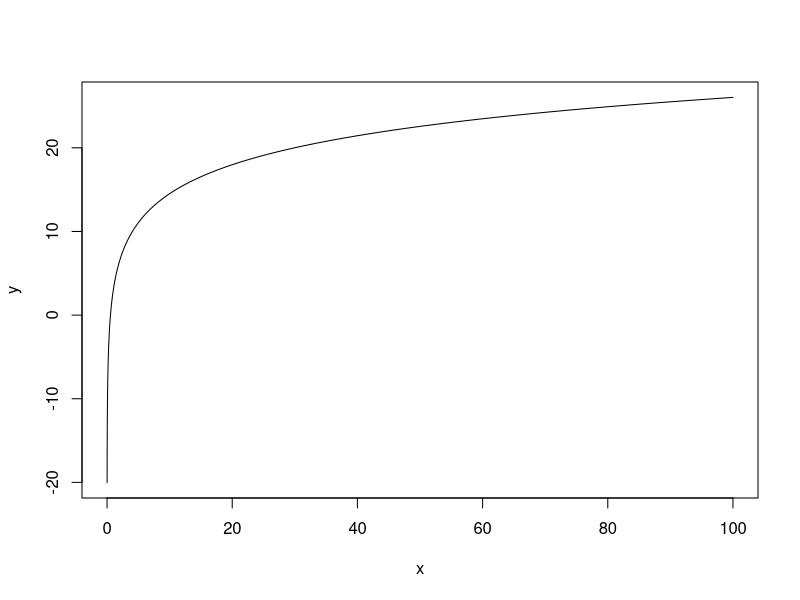
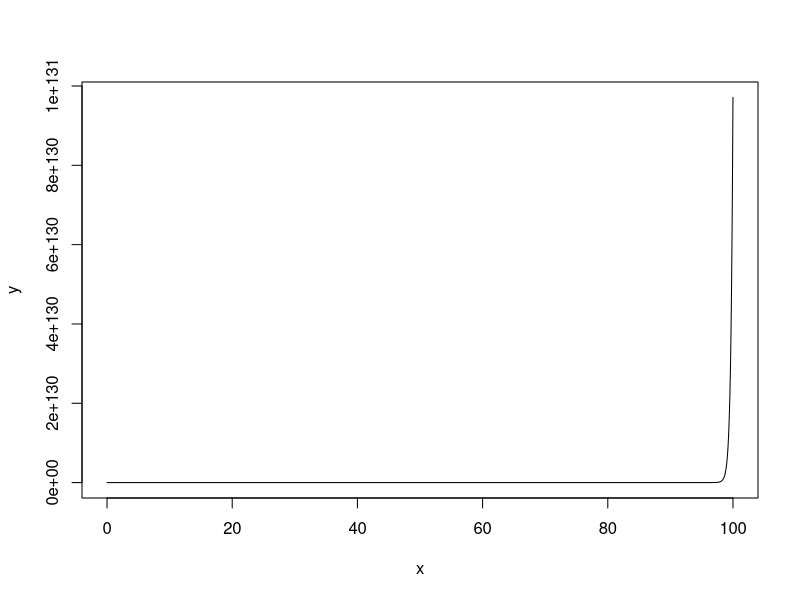
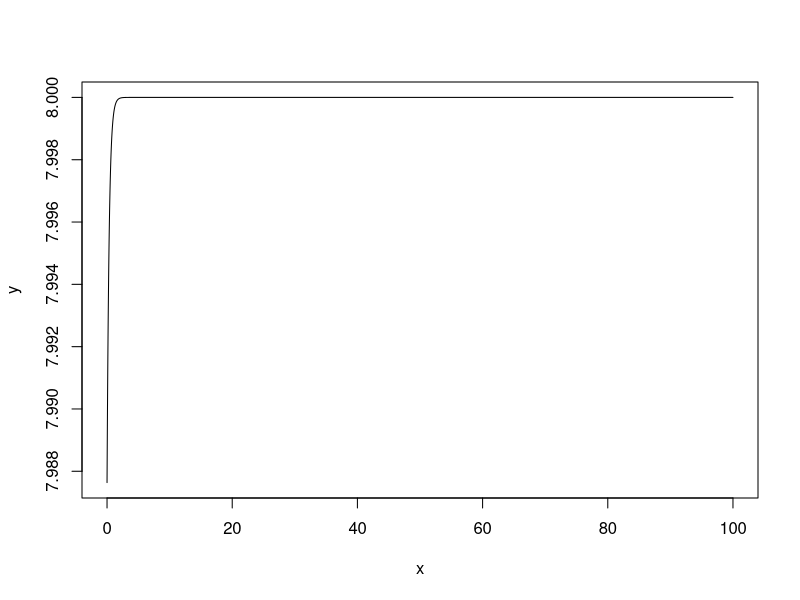

Source code (R) for these figures, in order:
## ---- chunk 1
f=expression((5*x^3)/(4*x+3))
## ---- chunk 2
D(f, 'x')
## ---- chunk 3
f=expression((5*x-7)^3)
## ---- chunk 4
D(f, 'x')
## ---- chunk 5
f=expression((x^2+3*x-1)^5)
## ---- chunk 6
D(f, 'x')
## ---- chunk 7
f=expression(e^(5*x))
## ---- chunk 8
D(f, 'x')
## ---- chunk 9
D(D(f,'x'),'x')
## ---- chunk 10
f=expression(a^x)
## ---- chunk 11
D(f, 'x')
## ---- chunk 12
D(D(f,'x'),'x')
## ---- chunk 13
Q=expression(Q=650-5*P-P^2)
## ---- chunk 14
D(Q, 'P')
## ---- chunk 15
(-(5 + 2 * 10))*((650-5*10-10^2)/10)
## ---- chunk 16
TC=expression(31+24*Q-5.5*Q^(2)+(1/3)*Q^(3))
## ---- chunk 17
D(TC, 'Q')
## ---- chunk 18
D(D(TC,'Q'),'Q')
## ---- chunk 19
31+24*3-5.5*3^(2)+(1/3)*3^(3)
## ---- chunk 20
31+24*8-5.5*8^(2)+(1/3)*8^(3)
## ---- chunk 21
7*(-2*7+50)+4*(-4+30)-(7^2+2*7*4+4^2+20)
## ---- chunk 22
S=expression(P*((log(P/12.5))/(-0.005)))
## ---- chunk 23
D(S, 'P')
## ---- chunk 24
D(D(S, 'P'),'P')
## ---- chunk 25
N=expression((log(P/12.5))/(-0.005)-200)
## ---- chunk 26
D(N, 'P')
## ---- chunk 27
12.5*(exp(-1))
## ---- chunk 28
x=seq(0,100,0.01)
y=3 + 5*(log(x))
plot(x,y, type="l")
## ---- chunk 29
x=seq(0,100,0.01)
y=5*((exp)(3*x))
plot(x,y, type="l")
## ---- chunk 30
x=seq(0,100,0.01)
y=5/((exp)(-(6+3*x))+1) + 3
plot(x,y, type="l")
## ---- chunk 31
S=expression(S0 + (s1 * A^gamma)/(rho+A^gamma))
## ---- chunk 32
d1 = D(S, 'A')
d1
## ---- chunk 33
d2 = D(D(S,'A'),'A')
d2
## ---- chunk 34
S=expression(m*(alpha+beta*A^x))
## ---- chunk 35
d1 = D(S, 'A')
d1
## ---- chunk 36
S=expression(m*(alpha+kappa*A-lambda*A^2))
## ---- chunk 37
d1 = D(S, 'A')
d1
